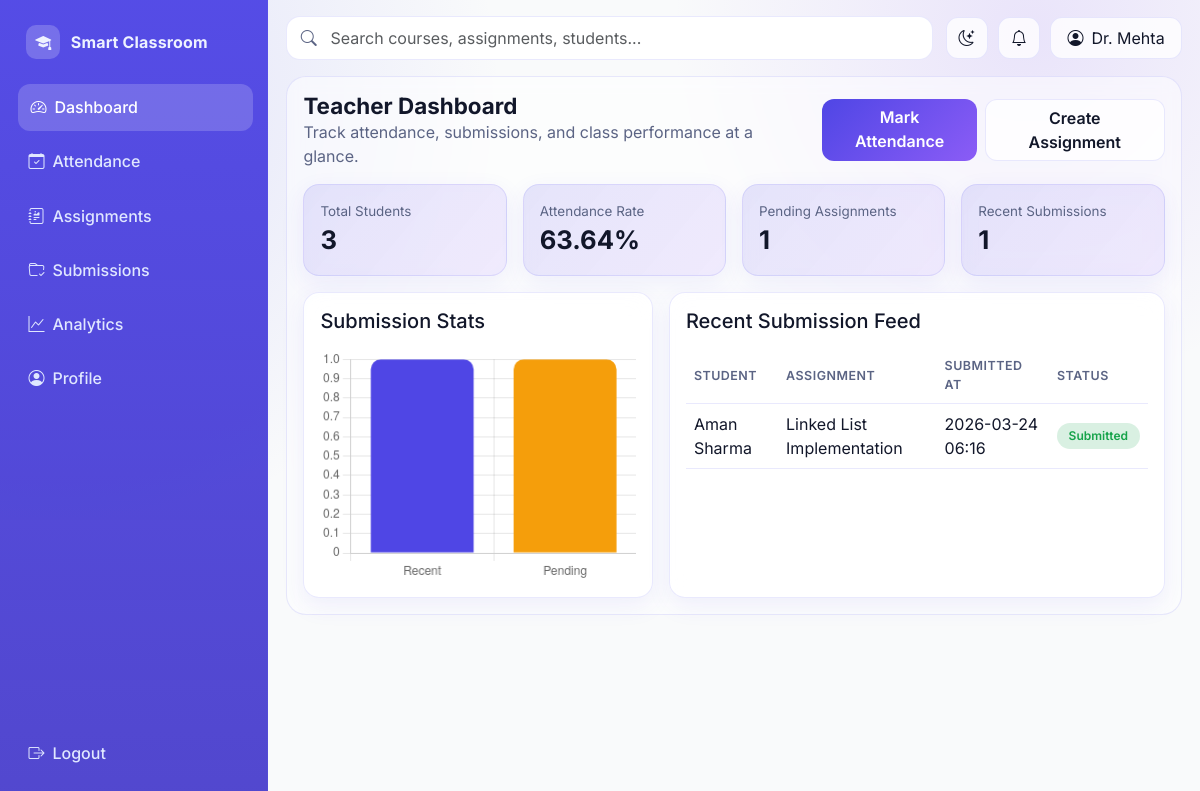
Screenshot of /teacher/dashboard (signed in) with the database file from the repository.
### models/__init__.py (models this page shows, shortened)
class User(UserMixin, db.Model):
    id = db.Column(db.Integer, primary_key=True)
    name = db.Column(db.String(120), nullable=False)
    email = db.Column(db.String(120), unique=True, nullable=False, index=True)
    password = db.Column(db.String(255), nullable=False)
    role = db.Column(db.String(20), nullable=False)
    student_profile = db.relationship("StudentProfile", backref="user", uselist=False)
    teacher_profile = db.relationship("TeacherProfile", backref="user", uselist=False)

class Submission(db.Model):
    id = db.Column(db.Integer, primary_key=True)
    assignment_id = db.Column(db.Integer, db.ForeignKey("assignment.id"), nullable=False)
    student_id = db.Column(db.Integer, db.ForeignKey("student_profile.user_id"), nullable=False)
    file_path = db.Column(db.String(255), nullable=False)
    submitted_at = db.Column(db.DateTime, default=lambda: datetime.now(timezone.utc), nullable=False)
    marks = db.Column(db.Float, nullable=True)
    feedback = db.Column(db.Text, nullable=True)
    __table_args__ = (
        db.UniqueConstraint("assignment_id", "student_id", name="unique_submission_per_assignment"),
    )
    @property
    def status(self):
        if self.submitted_at and self.assignment and self.submitted_at > self.assignment.deadline:
            return "Late"
        return "Submitted"

class Assignment(db.Model):
    id = db.Column(db.Integer, primary_key=True)
    teacher_id = db.Column(db.Integer, db.ForeignKey("teacher_profile.user_id"), nullable=False)
    title = db.Column(db.String(200), nullable=False)
    description = db.Column(db.Text, nullable=False)
    deadline = db.Column(db.DateTime, nullable=False)
    max_marks = db.Column(db.Integer, nullable=False)
    created_at = db.Column(db.DateTime, default=lambda: datetime.now(timezone.utc), nullable=False)
    submissions = db.relationship("Submission", backref="assignment", lazy=True, cascade="all, delete")

### routes/teacher_routes.py (the view)
@teacher_bp.route("/dashboard")
@login_required
@role_required("Teacher")
def dashboard():
    stats = teacher_dashboard_stats(current_user.id)
    return render_template("teacher/dashboard.html", stats=stats)

### app.py (called while the page is built)
def create_app():
    app = Flask(__name__)
    app.config.from_object(Config)
    os.makedirs(app.config["UPLOAD_FOLDER"], exist_ok=True)
    db.init_app(app)
    bcrypt.init_app(app)
    login_manager.init_app(app)
    csrf.init_app(app)
    register_blueprints(app)
    @app.context_processor
    def inject_globals():
        return {"app_name": "College Management System"}
    with app.app_context():
        db.create_all()
    return app

### models/__init__.py (called while the page is built)
@login_manager.user_loader
def load_user(user_id):
    return User.query.get(int(user_id))

### templates/teacher/dashboard.html (shortened to what this page needs)
{% extends 'base.html' %} {% block title %} - Teacher Dashboard{% endblock %} {%
block content %}
<section class="page-header">
  <div>
    <h1 class="page-title">Teacher Dashboard</h1>
    <p class="text-muted-soft mb-0">
      Track attendance, submissions, and class performance at a glance.
    </p>
  </div>
  <div class="d-flex gap-2">
    <a href="{{ url_for('teacher.attendance') }}" class="btn btn-primary"
      >Mark Attendance</a
    >
    <a href="{{ url_for('teacher.assignments') }}" class="btn btn-soft px-3"
      >Create Assignment</a
    >
  </div>
</section>
<div class="row g-3 mb-3">
  <div class="col-lg-3 col-md-6">
    <article class="app-card kpi-card h-100">
      <div class="kpi-label">Total Students</div>
      <div class="kpi-value">{{ stats.total_students }}</div>
    </article>
  </div>
  <div class="col-lg-3 col-md-6">
    <article class="app-card kpi-card h-100">
      <div class="kpi-label">Attendance Rate</div>
      <div class="kpi-value">{{ stats.attendance_overview }}%</div>
    </article>
  </div>
  <div class="col-lg-3 col-md-6">
    <article class="app-card kpi-card h-100">
      <div class="kpi-label">Pending Assignments</div>
      <div class="kpi-value">{{ stats.pending_assignments }}</div>
    </article>
  </div>
  <div class="col-lg-3 col-md-6">
    <article class="app-card kpi-card h-100">
      <div class="kpi-label">Recent Submissions</div>
      <div class="kpi-value">{{ stats.recent_submissions|length }}</div>
    </article>
  </div>
</div>
<div class="row g-3">
  <div class="col-lg-5">
    <article class="app-card p-3 h-100">
      <h5 class="mb-3">Submission Stats</h5>
      <canvas id="submissionStatsChart" height="220"></canvas>
    </article>
  </div>
  <div class="col-lg-7">
    <article class="app-card p-3 h-100">
      <h5 class="mb-3">Recent Submission Feed</h5>
      <div class="table-responsive">
        <table class="table">
          <thead>
            <tr>
              <th>Student</th>
              <th>Assignment</th>
              <th>Submitted At</th>
              <th>Status</th>
            </tr>
          </thead>
          <tbody>
            {% for item in stats.recent_submissions %}
            <tr>
              <td>{{ item.student_user.user.name }}</td>
              <td>{{ item.assignment.title }}</td>
              <td>{{ item.submitted_at.strftime('%Y-%m-%d %H:%M') }}</td>
              <td>
                <span
                  class="badge status-badge {{ 'late' if item.status == 'Late' else 'submitted' }}"
                  >{{ item.status }}</span
                >
              </td>
            </tr>
            {% else %}
            <tr>
              <td colspan="4" class="text-center text-muted-soft">
                No submissions yet.
              </td>
            </tr>
            {% endfor %}
          </tbody>
        </table>
      </div>
    </article>
  </div>
</div>
{% endblock %} {% block scripts %}
<script>
  const statsData = document.getElementById("submissionStatsData");
  const recentCount = Number(statsData?.dataset.recent || 0);
  const pendingCount = Number(statsData?.dataset.pending || 0);
  const submissionStatsCtx = document.getElementById("submissionStatsChart");
  if (submissionStatsCtx) {
    new Chart(submissionStatsCtx, {
      type: "bar",
      data: {
        labels: ["Recent", "Pending"],
        datasets: [
          {
            label: "Assignments",
            data: [recentCount, pendingCount],
            backgroundColor: ["#4f46e5", "#f59e0b"],
            borderRadius: 10,
          },
        ],
      },
      options: { responsive: true, plugins: { legend: { display: false } } },
    });
  }
</script>
{% endblock %}

### templates/base.html (shortened to what this page needs)
<!doctype html>
<html lang="en">
  <head>
    <link
      href="https://cdn.jsdelivr.net/npm/bootstrap@5.3.3/dist/css/bootstrap.min.css"
      rel="stylesheet"
    />
    <link
      rel="stylesheet"
      href="https://cdn.jsdelivr.net/npm/bootstrap-icons@1.11.3/font/bootstrap-icons.min.css"
    />
    <link
      rel="stylesheet"
      href="{{ url_for('static', filename='css/styles.css') }}"
    />
  </head>
  <body>
    {% if current_user.is_authenticated %}
    <div class="app-shell">
      <aside class="sidebar d-flex flex-column" id="appSidebar">
        <a class="brand" href="{{ url_for('core.index') }}">
          <span class="brand-dot"><i class="bi bi-mortarboard-fill"></i></span>
          <span>Smart Classroom</span>
        </a>
        <div class="nav-section">
          {% if current_user.role == 'Teacher' %} {% set nav = [
          ('teacher.dashboard', 'Dashboard', 'bi-speedometer2'),
          ('teacher.attendance', 'Attendance', 'bi-calendar-check'),
          ('teacher.assignments', 'Assignments', 'bi-journal-richtext'),
          ('teacher.submissions', 'Submissions', 'bi-folder-check'),
          ('teacher.analytics', 'Analytics', 'bi-graph-up') ] %} {% else %} {%
          set nav = [ ('student.dashboard', 'Dashboard', 'bi-speedometer2'),
          ('student.attendance', 'Attendance', 'bi-calendar-check'),
          ('student.assignments', 'Assignments', 'bi-journal-richtext'),
          ('student.grades', 'Grades', 'bi-award'), ('student.analytics',
          'Analytics', 'bi-graph-up') ] %} {% endif %} {% for endpoint, label,
          icon in nav %}
          <a
            class="nav-link-item {% if request.endpoint == endpoint %}active{% endif %}"
            href="{{ url_for(endpoint) }}"
          >
            <span><i class="bi {{ icon }} me-2"></i>{{ label }}</span>
          </a>
          {% endfor %}
          <a class="nav-link-item" href="#" aria-disabled="true">
            <span><i class="bi bi-person-circle me-2"></i>Profile</span>
          </a>
        </div>
        <div class="sidebar-footer">
          <a class="nav-link-item" href="{{ url_for('auth.logout') }}">
            <span><i class="bi bi-box-arrow-right me-2"></i>Logout</span>
          </a>
        </div>
      </aside>
      <section class="workspace">
        <header class="topbar">
          <div class="search-wrap">
            <i class="bi bi-search search-icon"></i>
            <input
              class="form-control"
              type="search"
              placeholder="Search courses, assignments, students..."
              aria-label="Search"
            />
          </div>
          <div class="toolbar-actions">
            <button
              class="icon-btn"
              id="darkModeToggle"
              type="button"
              aria-label="Toggle dark mode"
            >
              <i class="bi bi-moon-stars"></i>
            </button>
            <button class="icon-btn" type="button" aria-label="Notifications">
              <i class="bi bi-bell"></i>
            </button>
            <div
              class="btn-soft px-3 d-flex align-items-center gap-2"
              role="button"
              tabindex="0"
            >
              <i class="bi bi-person-circle"></i>
              <span class="hidden-mobile">{{ current_user.name }}</span>
            </div>
          </div>
        </header>
        {% endif %}
        <main
          class="{% if current_user.is_authenticated %}content-wrap{% else %}container pb-4{% endif %}"
        >
          {% block content %}{% endblock %}
        </main>
        {% if current_user.is_authenticated %}
      </section>
    </div>
    {% endif %}
    {% block scripts %}{% endblock %}
  </body>
</html>

### rows the page displays
User: name "Dr. Mehta"
Submission: student_user.user.name "Aman Sharma", assignment "Linked List Implementation", submitted_at "2026-03-24 06:16", status "Submitted"

### other values shown
{{ label }} "Dashboard" "Attendance" "Assignments" "Submissions" "Analytics"
{{ stats.total_students }} "3"
{{ stats.attendance_overview }} "63.64"
{{ stats.pending_assignments }} "1"
{{ stats.recent_submissions|length }} "1"
